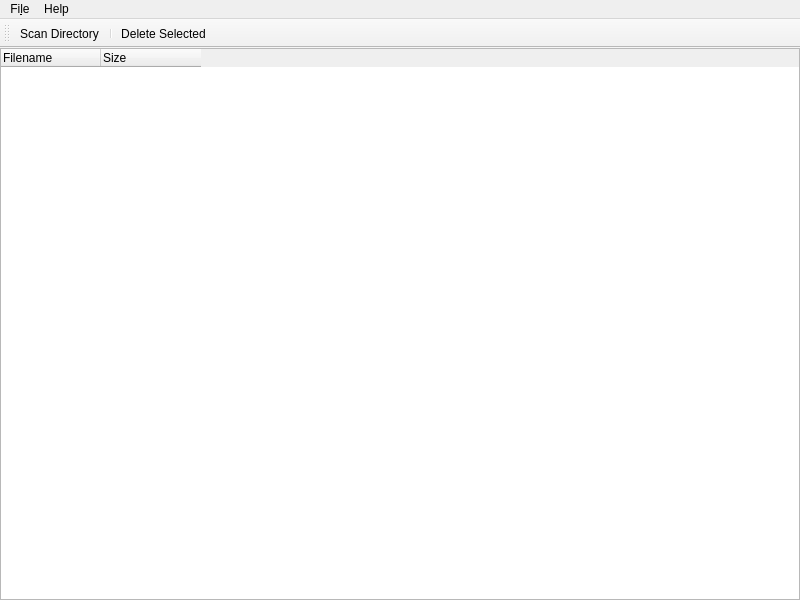
<?xml version="1.0" encoding="UTF-8"?>
<ui version="4.0">
 <class>MainWindow</class>
 <widget class="QMainWindow" name="MainWindow">
  <property name="geometry">
   <rect>
    <x>0</x>
    <y>0</y>
    <width>800</width>
    <height>600</height>
   </rect>
  </property>
  <property name="windowTitle">
   <string>MainWindow</string>
  </property>
  <widget class="QWidget" name="centralWidget">
   <layout class="QHBoxLayout" name="horizontalLayout">
    <property name="leftMargin">
     <number>0</number>
    </property>
    <property name="topMargin">
     <number>0</number>
    </property>
    <property name="rightMargin">
     <number>0</number>
    </property>
    <property name="bottomMargin">
     <number>0</number>
    </property>
    <item>
     <widget class="QTreeWidget" name="treeWidget">
      <attribute name="headerMinimumSectionSize">
       <number>100</number>
      </attribute>
      <attribute name="headerStretchLastSection">
       <bool>false</bool>
      </attribute>
      <column>
       <property name="text">
        <string>Filename</string>
       </property>
      </column>
      <column>
       <property name="text">
        <string>Size</string>
       </property>
      </column>
     </widget>
    </item>
   </layout>
  </widget>
  <widget class="QMenuBar" name="menuBar">
   <property name="geometry">
    <rect>
     <x>0</x>
     <y>0</y>
     <width>800</width>
     <height>21</height>
    </rect>
   </property>
   <widget class="QMenu" name="menuFile">
    <property name="title">
     <string>Fi&amp;le</string>
    </property>
    <addaction name="actionScan_Directory"/>
    <addaction name="separator"/>
    <addaction name="actionExit"/>
   </widget>
   <widget class="QMenu" name="menuHelp">
    <property name="title">
     <string>Help</string>
    </property>
    <addaction name="actionAbout"/>
   </widget>
   <addaction name="menuFile"/>
   <addaction name="menuHelp"/>
  </widget>
  <widget class="QToolBar" name="toolBar">
   <property name="windowTitle">
    <string>toolBar</string>
   </property>
   <attribute name="toolBarArea">
    <enum>TopToolBarArea</enum>
   </attribute>
   <attribute name="toolBarBreak">
    <bool>false</bool>
   </attribute>
   <addaction name="actionScan_Directory"/>
   <addaction name="separator"/>
   <addaction name="actionDelete"/>
  </widget>
  <action name="actionScan_Directory">
   <property name="text">
    <string>&amp;Scan Directory...</string>
   </property>
  </action>
  <action name="actionExit">
   <property name="text">
    <string>&amp;Exit</string>
   </property>
  </action>
  <action name="actionAbout">
   <property name="text">
    <string>About</string>
   </property>
  </action>
  <action name="actionDelete">
   <property name="text">
    <string>&amp;Delete Selected</string>
   </property>
   <property name="toolTip">
    <string>Delete Selected</string>
   </property>
  </action>
 </widget>
 <layoutdefault spacing="6" margin="11"/>
 <resources/>
 <connections/>
</ui>
